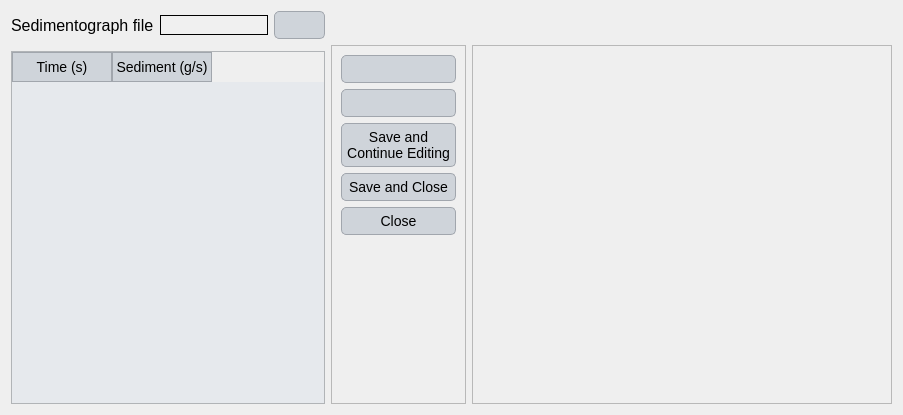
<?xml version="1.0" encoding="UTF-8"?>
<ui version="4.0">
 <class>Dialog</class>
 <widget class="QDialog" name="Dialog">
  <property name="geometry">
   <rect>
    <x>0</x>
    <y>0</y>
    <width>901</width>
    <height>415</height>
   </rect>
  </property>
  <property name="windowTitle">
   <string>Dialog</string>
  </property>
  <property name="styleSheet">
   <string notr="true">QLabel {
    font-family: 'Georgia'; /* Cambiar la fuente a Georgia */
    font-size: 16px; /* Cambiar el tamaño de la fuente */
    color: #000000; /* Color del texto (blanco) */
}

QLineEdit {
    font-family: 'Georgia'; /* Cambiar la fuente a Georgia */
    font-size: 14px; /* Cambiar el tamaño de la fuente */
    color: #000000; /* Color del texto (blanco) */
    background-color: #f0f0f0; /* Color de fondo del QLineEdit */
    border: 1px solid #000000; /* Borde blanco */
}

QComboBox {
    font-family: 'Georgia'; /* Cambiar la fuente a Georgia */
    font-size: 14px; /* Cambiar el tamaño de la fuente */
    color: #000000; /* Color del texto (blanco) */
    background-color: #cfd4da; /* Fondo oscuro del ComboBox */
}

QRadioButton {
    font-family: 'Georgia'; /* Cambiar la fuente a Georgia */
    font-size: 14px; /* Cambiar el tamaño de la fuente */
    color: #000000; /* Color del texto (blanco) */
}

QCheckBox {
    font-family: 'Georgia'; /* Cambiar la fuente a Georgia */
    font-size: 14px; /* Cambiar el tamaño de la fuente */
    color: #000000; /* Color del texto (blanco) */
}

/* Cambiar la fuente y estilo de los QPushButton */
QPushButton {
    font-family: 'Georgia'; /* Cambiar la fuente */
    font-size: 14px; /* Cambiar el tamaño de la fuente */
    color: #000000; /* Color del texto negro */
    background-color: #cfd4da; /* Fondo gris claro */
    border: 1px solid #a1a6ad; /* Borde gris medio */
    border-radius: 5px; /* Bordes redondeados */
    padding: 5px; /* Espaciado interno */
}

/* Estilo cuando el ratón pasa sobre el botón */
QPushButton:hover {
    color: #000000; /* Mantener el texto negro */
    background-color: #b7bcc3; /* Fondo gris un poco más oscuro al pasar el mouse */
}

/* Estilo cuando el botón está presionado */
QPushButton:pressed {
    background-color: #a6acb3; /* Fondo ligeramente más oscuro al presionar */
    color: #000000; /* Mantener el texto negro cuando se presiona */
}



/* Estilo general para QTableWidget y QTableView */
QTableWidget, QTableView {
    font-family: 'Georgia'; /* Cambiar la fuente a Georgia */
    font-size: 14px; /* Tamaño de la fuente */
    color: #000000; /* Color del texto negro */
    background-color: #e6e9ed; /* Fondo gris claro para la tabla */
    gridline-color: #a1a6ad; /* Color de las líneas de la tabla (gris medio) */
    selection-background-color: #b7bcc3; /* Color de fondo cuando se selecciona una celda (gris suave) */
    selection-color: #000000; /* Color del texto cuando la celda está seleccionada (negro) */
}

/* Estilo para el encabezado horizontal de la tabla */
QHeaderView::section {
    font-family: 'Georgia'; /* Cambiar la fuente a Georgia */
    font-size: 14px; /* Tamaño de la fuente */
    color: #000000; /* Color del texto negro */
    background-color: #cfd4da; /* Fondo gris claro del encabezado */
    border: 1px solid #a1a6ad; /* Borde gris medio entre las secciones */
    padding: 4px; /* Espaciado interno en el encabezado */
}

/* Estilo para las celdas de la tabla al pasar el mouse */
QTableWidget::item:hover, QTableView::item:hover {
    background-color: #b7bcc3; /* Fondo gris suave al pasar el mouse */
    color: #000000; /* Mantener el texto negro */
}

/* Estilo para las celdas cuando están seleccionadas */
QTableWidget::item:selected, QTableView::item:selected {
    background-color: #a6acb3; /* Fondo gris intermedio cuando está seleccionado */
    color: #000000; /* Texto negro cuando está seleccionado */
}

/* Ajustar el tamaño de las celdas */
QTableWidget::item, QTableView::item {
    padding: 4px; /* Espaciado interno de las celdas */
}

/* Estilo para el borde inferior de la tabla */
QTableCornerButton::section {
    background-color: #cfd4da; /* Fondo del botón de esquina */
    border: 1px solid #a1a6ad; /* Borde gris medio del botón de esquina */
}</string>
  </property>
  <layout class="QGridLayout" name="gridLayout">
   <item row="2" column="0">
    <widget class="QTableWidget" name="tableWidget">
     <property name="minimumSize">
      <size>
       <width>314</width>
       <height>0</height>
      </size>
     </property>
     <property name="maximumSize">
      <size>
       <width>314</width>
       <height>16777215</height>
      </size>
     </property>
     <column>
      <property name="text">
       <string>Time (s)</string>
      </property>
     </column>
     <column>
      <property name="text">
       <string>Sediment (g/s)</string>
      </property>
     </column>
    </widget>
   </item>
   <item row="1" column="1" rowspan="2">
    <widget class="QFrame" name="frame">
     <property name="maximumSize">
      <size>
       <width>137</width>
       <height>16777215</height>
      </size>
     </property>
     <property name="frameShape">
      <enum>QFrame::StyledPanel</enum>
     </property>
     <property name="frameShadow">
      <enum>QFrame::Raised</enum>
     </property>
     <layout class="QGridLayout" name="gridLayout_2">
      <item row="5" column="0">
       <spacer name="verticalSpacer">
        <property name="orientation">
         <enum>Qt::Vertical</enum>
        </property>
        <property name="sizeHint" stdset="0">
         <size>
          <width>20</width>
          <height>40</height>
         </size>
        </property>
       </spacer>
      </item>
      <item row="0" column="0">
       <widget class="QPushButton" name="add">
        <property name="text">
         <string/>
        </property>
       </widget>
      </item>
      <item row="1" column="0">
       <widget class="QPushButton" name="remove">
        <property name="text">
         <string/>
        </property>
       </widget>
      </item>
      <item row="4" column="0">
       <widget class="QPushButton" name="close_dialog">
        <property name="text">
         <string>Close</string>
        </property>
       </widget>
      </item>
      <item row="2" column="0">
       <widget class="QPushButton" name="save_continue">
        <property name="text">
         <string>Save and 
Continue Editing</string>
        </property>
       </widget>
      </item>
      <item row="3" column="0">
       <widget class="QPushButton" name="save_close">
        <property name="text">
         <string>Save and Close</string>
        </property>
       </widget>
      </item>
     </layout>
    </widget>
   </item>
   <item row="1" column="2" rowspan="2">
    <widget class="QFrame" name="frame_2">
     <property name="minimumSize">
      <size>
       <width>420</width>
       <height>0</height>
      </size>
     </property>
     <property name="maximumSize">
      <size>
       <width>16777215</width>
       <height>16777215</height>
      </size>
     </property>
     <property name="frameShape">
      <enum>QFrame::StyledPanel</enum>
     </property>
     <property name="frameShadow">
      <enum>QFrame::Raised</enum>
     </property>
    </widget>
   </item>
   <item row="0" column="0">
    <layout class="QHBoxLayout" name="horizontalLayout">
     <item>
      <widget class="QLabel" name="label">
       <property name="text">
        <string>Sedimentograph file</string>
       </property>
      </widget>
     </item>
     <item>
      <widget class="QLineEdit" name="file_sedimentograph">
       <property name="alignment">
        <set>Qt::AlignCenter</set>
       </property>
      </widget>
     </item>
     <item>
      <widget class="QPushButton" name="browse_sedimentograph">
       <property name="text">
        <string/>
       </property>
      </widget>
     </item>
    </layout>
   </item>
  </layout>
 </widget>
 <resources/>
 <connections/>
</ui>
